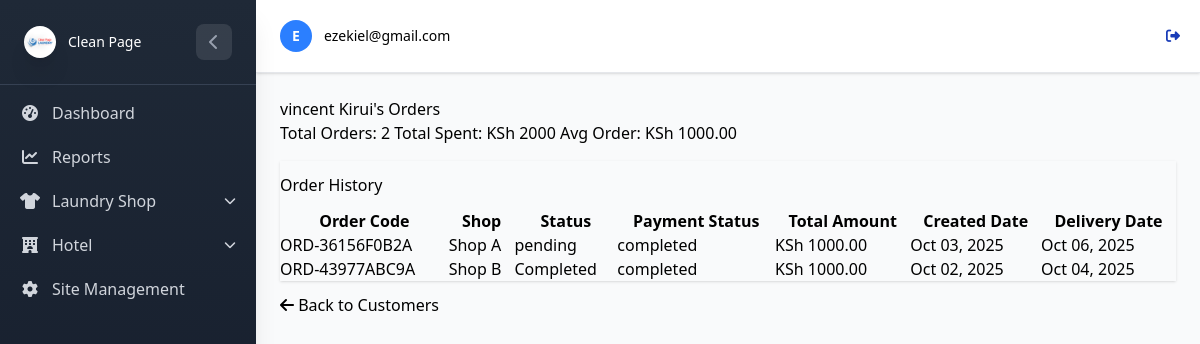
Before: /Laundry/customer/3/orders/ (signed in) with the older database file.
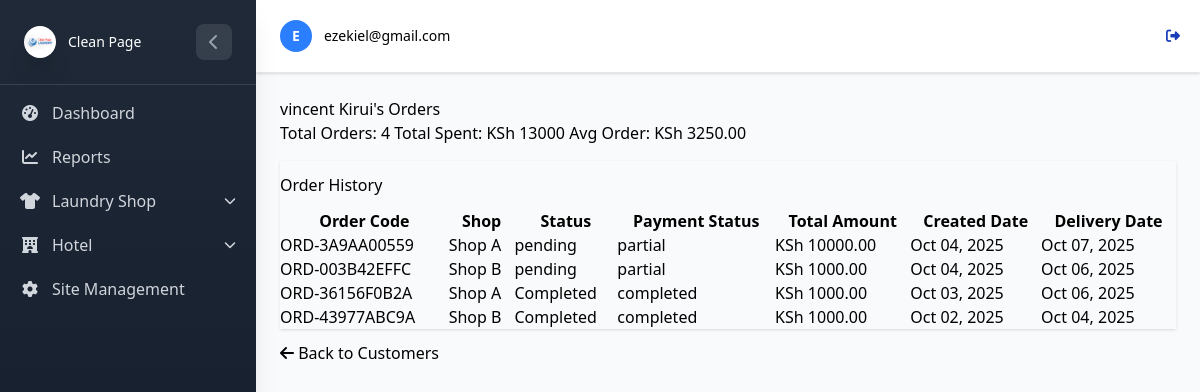
After: the same page with the newer database file.
### LaundryApp/models.py (models this page shows, shortened)
class UserProfile(AbstractUser):
    username = None
    email = models.EmailField(unique=True)
    USERNAME_FIELD = 'email'
    REQUIRED_FIELDS = []
    APP_CHOICES = (
        ('laundry', 'Laundry'),
        ('hotel', 'Hotel'),
    )
    app_type = models.CharField(max_length=20, choices=APP_CHOICES, default='hotel')
    USER_TYPE_CHOICES = (
        ('admin', 'Admin'),
        ('staff', 'Staff'),
    )
    user_type = models.CharField(max_length=20, choices=USER_TYPE_CHOICES, db_index=True)
    objects = CustomUserManager()

class Customer(models.Model):
    name = models.CharField(max_length=200, db_index=True)
    phone = PhoneNumberField(region="KE", unique=True, db_index=True)
    address = models.CharField(max_length=255, default='', blank=True)
    created_by = models.ForeignKey(
    UserProfile,
        on_delete=models.CASCADE,
        null=True
    )

class Order(models.Model):
    customer = models.ForeignKey(
        Customer, on_delete=models.CASCADE, related_name='orders', db_index=True
    )
    uniquecode = models.CharField(max_length=20, unique=True, blank=True, editable=False)
    PAYMENT_TYPE_CHOICES = (
        ('cash', 'Cash'),
        ('mpesa', 'M-Pesa'),
        ('card', 'Credit/Debit Card'),
        ('bank_transfer', 'Bank Transfer'),
        ('other', 'Other'),
    )
    payment_type = models.CharField(max_length=50, choices=PAYMENT_TYPE_CHOICES,
                                    default='pending_payment', blank=True, db_index=True)
    PAYMENT_STATUS_CHOICES = (
        ('pending', 'pending'),
        ('completed', 'complete'),
        ('partial', 'partial'),
    )
    payment_status = models.CharField(max_length=50, choices=PAYMENT_STATUS_CHOICES,
                                      default='pending', blank=True, db_index=True)
    SHOP_CHOICE = (
        ('Shop A', 'Shop A'),
        ('Shop B', 'Shop B'),
    )
    shop = models.CharField(max_length=50, choices=SHOP_CHOICE, db_index=True)
    delivery_date = models.DateField(db_index=True)
    ORDER_STATUS_CHOICES = (
        ('pending', 'Pending'),
        ('Completed', 'Completed'),
        ('Delivered_picked', 'Delivered_picked'),
    )
    order_status = models.CharField(max_length=50, choices=ORDER_STATUS_CHOICES,
                                    default='pending', db_index=True)
    addressdetails = models.TextField(default='', blank=True)
    amount_paid = models.DecimalField(max_digits=12, decimal_places=2, default=0)
    total_price = models.DecimalField(max_digits=12, decimal_places=2, default=0, editable=False)
    balance = models.DecimalField(max_digits=12, decimal_places=2, default=0)
    created_at = models.DateTimeField(auto_now_add=True, db_index=True)
    previous_order_status = models.CharField(max_length=50, blank=True, null=True)
    class Meta:
        verbose_name = "Order"
        verbose_name_plural = "Orders"
        ordering = ['-created_at']
        indexes = [
            models.Index(fields=['order_status']),
            models.Index(fields=['payment_status']),
            models.Index(fields=['delivery_date']),
            models.Index(fields=['shop']),
        ]

### LaundryApp/View/customers.py (the view)
# urls.py: path('customer/<int:pk>/orders/', customers.customer_orders, name='customer_orders'),
@login_required
@shop_required
def customer_orders(request, pk):
    customer = get_object_or_404(Customer, pk=pk)
    if not check_customer_permission(request, customer):
        messages.error(request, "You don't have permission to view this customer's orders.")
        return redirect('laundry:customer_management')
    orders = customer.orders.all()
    orders = apply_order_permissions(orders, request)
    total_orders = orders.count()
    total_spent = orders.aggregate(total=Sum('total_price'))['total'] or 0
    avg_order_value = total_spent / total_orders if total_orders > 0 else 0
    paginator = Paginator(orders, 15)
    page_number = request.GET.get('page')
    try:
        page_obj = paginator.page(page_number)
    except PageNotAnInteger:
        page_obj = paginator.page(1)
    except EmptyPage:
        page_obj = paginator.page(paginator.num_pages)
    context = {
        'customer': customer,
        'orders': page_obj,
        'total_orders': total_orders,
        'total_spent': total_spent,
        'avg_order_value': avg_order_value,
    }
    return render(request, 'Customer/customer_orders.html', context)

### LaundryApp/templates/Customer/customer_orders.html (shortened to what this page needs)
{% extends "../home.html" %}
{% block content %}
<div class="container-fluid">
    <div class="d-sm-flex align-items-center justify-content-between mb-4">
        <h1 class="h3 mb-0">{{ customer.name }}'s Orders</h1>
        <div>
            <span class="badge bg-primary">Total Orders: {{ total_orders }}</span>
            <span class="badge bg-success">Total Spent: KSh {{ total_spent }}</span>
            <span class="badge bg-info">Avg Order: KSh {{ avg_order_value|floatformat:2 }}</span>
        </div>
    </div>
    <div class="card shadow">
        <div class="card-header py-3">
            <h6 class="m-0 font-weight-bold text-primary">Order History</h6>
        </div>
        <div class="card-body">
            <div class="table-responsive">
                <table class="table table-bordered" width="100%" cellspacing="0">
                    <thead class="thead-dark">
                        <tr>
                            <th>Order Code</th>
                            <th>Shop</th>
                            <th>Status</th>
                            <th>Payment Status</th>
                            <th>Total Amount</th>
                            <th>Created Date</th>
                            <th>Delivery Date</th>
                        </tr>
                    </thead>
                    <tbody>
                        {% for order in orders %}
                        <tr>
                            <td>{{ order.uniquecode }}</td>
                            <td>{{ order.shop }}</td>
                            <td>
                                <span
                                    class="badge bg-{% if order.order_status == 'Completed' %}success{% elif order.order_status == 'Delivered' %}info{% else %}warning{% endif %}">
                                    {{ order.order_status }}
                                </span>
                            </td>
                            <td>
                                <span
                                    class="badge bg-{% if order.payment_status == 'completed' %}success{% else %}warning{% endif %}">
                                    {{ order.payment_status }}
                                </span>
                            </td>
                            <td>KSh {{ order.total_price }}</td>
                            <td>{{ order.created_at|date:"M d, Y" }}</td>
                            <td>{{ order.delivery_date|date:"M d, Y" }}</td>
                        </tr>
                        {% empty %}
                        <tr>
                            <td colspan="7" class="text-center">No orders found for this customer</td>
                        </tr>
                        {% endfor %}
                    </tbody>
                </table>
            </div>
        </div>
    </div>
    <div class="mt-3">
        <a href="{% url 'laundry:customer_management' %}" class="btn btn-secondary">
            <i class="fas fa-arrow-left"></i> Back to Customers
        </a>
    </div>
</div>
{% endblock %}

### LaundryApp/templates/home.html (shortened to what this page needs)
{% load static tailwind_tags %}
{% load static %}
<!DOCTYPE html>
<html lang="en">
<head>
    {% tailwind_css %}
    <link rel="stylesheet" href="https://cdnjs.cloudflare.com/ajax/libs/font-awesome/6.4.0/css/all.min.css">
    <link rel="stylesheet" href="{% static 'css/dist/styles.css' %}">
</head>
<body class="bg-gray-50 min-h-screen font-sans">
    <div id="sidebar"
        class="sidebar-gradient w-64 fixed top-0 left-0 h-full sidebar-transition z-50 shadow-xl sidebar-mobile-hidden lg:sidebar-mobile-visible">
        <div class="p-4 lg:p-6 border-b border-gray-700">
            <div class="flex items-center justify-between">
                <div class="flex items-center space-x-3">
                    <div class="w-8 h-8 rounded-lg flex items-center justify-center">
                        {% if user.is_authenticated and user.is_superuser %}
                        <div class="rounded-full shadow-xl flex items-center justify-center" style="width:40px;">
                            <img src="{% static 'logos/Clean-page-logo.png' %}" alt="Logo" class=" w-full rounded-full object-contain">
                        </div>
                        {% elif app_type == 'hotel' %}
                        <div class="rounded-full shadow-xl flex items-center justify-center" style="width:40px;">
                            <img src="{% static 'logos/Clean-page-logo.png' %}" alt="Logo" class=" w-full rounded-full object-contain">
                        </div>
                        {% elif app_type == 'laundry' %}
                    <div class="rounded-full shadow-xl flex items-center justify-center" style="width:40px;">
                        <img src="{% static 'logos/Clean-page-logo.png' %}" alt="Logo" class=" w-full rounded-full object-contain">
                    </div>
                        {% else %}
                        <i class="fas fa-building text-white text-sm"></i>
                        {% endif %}
                    </div>
                    <span class="text-white text-sm font-medium sidebar-header-text">
                        {% if user.is_authenticated and user.is_superuser %}
                        <div class="flex items-center space-x-3">
                            <p class="text-white,font-medium font-awesome sidebar-title">Clean Page</p>
                        </div>
                        {% elif app_type == 'hotel' %}
                        Hotel
                        {% elif app_type == 'laundry' %}
                        Clean Page
                        {% else %}
                        Clean Page
                        {% endif %}
                    </span>
                </div>
                {% if user.is_superuser or app_type == 'hotel' or app_type == 'laundry' %}
                <button id="sidebar-toggle" class="sidebar-toggle-btn text-gray-400 hover:text-white lg:flex hidden">
                    <i class="fas fa-chevron-left"></i>
                </button>
                {% endif %}
            </div>
        </div>
        <div class="sidebar-scrollable">
            <nav class="p-2 lg:p-4 space-y-1">
                {% if user.is_authenticated and user.is_superuser %}
                <a href="{% url 'laundry:dashboard' %}"
                    class="flex items-center space-x-3 px-3 py-2 lg:px-4 lg:py-3 text-gray-300 hover:bg-gray-700 hover:text-white rounded-lg transition-colors group"
                    title="Dashboard">
                    <i class="fas fa-tachometer-alt w-5 text-center"></i>
                    <span class="sidebar-text">Dashboard</span>
                </a>
                <a href="{% url 'laundry:laundryapp_dashboard' %}"
                    class="flex items-center space-x-3 px-3 py-2 lg:px-4 lg:py-3 text-gray-300 hover:bg-gray-700 hover:text-white rounded-lg transition-colors group"
                    title="Reports">
                    <i class="fas fa-chart-line w-5 text-center"></i>
                    <span class="sidebar-text">Reports</span>
                </a>
                <div class="dropdown-group" id="laundry-dropdown-group">
                    <div class="dropdown-toggle flex items-center space-x-3 px-3 py-2 lg:px-4 lg:py-3 text-gray-300 hover:bg-gray-700 hover:text-white rounded-lg transition-colors group cursor-pointer"
                        onclick="toggleDropdown('laundry-dropdown', 'laundry')">
                        <i class="fas fa-shirt w-5 text-center"></i>
                        <span class="sidebar-text flex-1">Laundry Shop</span>
                        <i class="fas fa-chevron-down text-xs transition-transform duration-300"></i>
                    </div>
                </div>
                <div class="dropdown-group" id="hotel-dropdown-group">
                    <div class="dropdown-toggle flex items-center space-x-3 px-3 py-2 lg:px-4 lg:py-3 text-gray-300 hover:bg-gray-700 hover:text-white rounded-lg transition-colors group cursor-pointer"
                        onclick="toggleDropdown('hotel-dropdown', 'hotel')">
                        <i class="fas fa-hotel w-5 text-center"></i>
                        <span class="sidebar-text flex-1">Hotel</span>
                        <i class="fas fa-chevron-down text-xs transition-transform duration-300"></i>
                    </div>
                </div>
                <a href="{% url 'laundry:user_management' %}"
                    class="flex items-center space-x-3 px-3 py-2 lg:px-4 lg:py-3 text-gray-300 hover:bg-gray-700 hover:text-white rounded-lg transition-colors group"
                    title="Site Management">
                    <i class="fas fa-cog w-5 text-center"></i>
                    <span class="sidebar-text">Site Management</span>
                </a>
                {% endif %}
            </nav>
        </div>
    </div>
    <div id="main-content"
        class="content-transition min-h-screen content-mobile-full {% if user.is_authenticated %}lg:ml-64{% endif %}">
        <header class="bg-white shadow-sm border-b border-gray-200">
            <div class="flex items-center justify-between px-4 py-3 lg:px-6 lg:py-4">
                <div class="flex items-center space-x-3 p-2">
                    <div class="flex items-center justify-around space-x-3">
                        <div class="relative">
                            <div
                                class="w-8 h-8 lg:w-10 lg:h-10 bg-blue-500 rounded-full flex items-center justify-center">
                                <span class="text-white font-semibold text-sm lg:text-base">{{ user.get_username|first|upper}}</span>
                            </div>
                        </div>
                        <div class="flex flex-row min-w-0 sm:block">
                            <p class="text-grey-500 text-sm font-medium truncate">{{ user.get_username }} </p>
                        </div>
                    </div>
                </div>
                {% if user.is_authenticated %}
                <form method="post" action="{% url 'logout' %}">
                    <button type="submit"
                        class="text-blue-800 hover:text-blue-600 text-sm lg:text-base bg-transparent border-0 cursor-pointer flex items-center">
                        <i class="fas fa-sign-out-alt mr-1"></i>
                    </button>
                </form>
                {% else %}
                <a href="{% url 'login' %}"
                    class="text-blue-800 hover:text-blue-600 text-sm lg:text-base bg-transparent border-0 cursor-pointer flex items-center">
                    <i class="fas fa-sign-in-alt mr-1"></i>
                    <span class="hidden sm:inline">Login</span>
                </a>
                {% endif %}
            </div>
        </header>
        <main class="p-4 lg:p-6">
            {% block content %}{% endblock %}
        </main>
    </div>
</body>
</html>

Changed rows visible on the page:
added Order: uniquecode "ORD-3A9AA00559", shop "Shop A", order_status "pending", payment_status "partial", total_price "10000.00", created_at "Oct 04, 2025", delivery_date "Oct 07, 2025"
added Order: uniquecode "ORD-003B42EFFC", shop "Shop B", order_status "pending", payment_status "partial", total_price "1000.00", created_at "Oct 04, 2025", delivery_date "Oct 06, 2025"
changed Order "ORD-36156F0B2A": order_status "pending" → "Completed"
Other visible differences:
{{ total_orders }}: "2" → "4"
{{ total_spent }}: "2000" → "13000"
{{ avg_order_value|floatformat:2 }}: "1000.00" → "3250.00"
